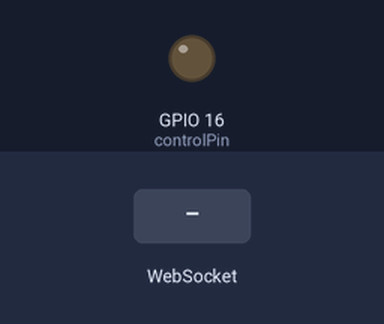
Simulated run of this sketch. Board: ESP32. On the bench: output pins drawn as LEDs (lit = HIGH). The inputs (shaded band) are chosen by the test bench. WiFi joins after 1.5 s; servers stay silent unless stated; storage starts empty; what the sketch prints to the serial monitor is not drawn.

Above: at 2.7 s.
2.8 s: WebSocket text "ON" received
At 3.6 s:
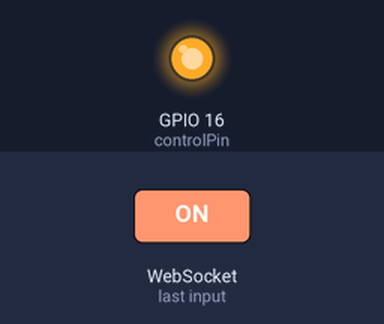
6.3 s: WebSocket text "OFF" received
At 7.4 s:
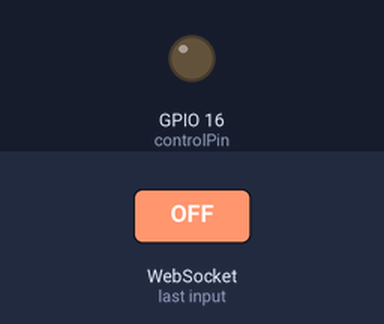
Timing chart, 0 to 9.3 s (numbered marks = the images above; inputs shaded):
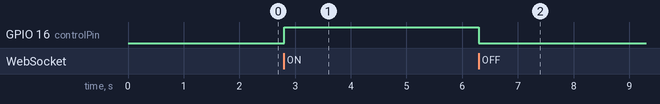

The sketch:

server.ino
```cpp
#include <WiFi.h>
#include <WebSocketsServer.h>
#include <ESPAsyncWebServer.h>
#include <SPIFFS.h>
#include <esp_now.h>

// ==== CONFIG ====
const char* ssid = "Khairul's iPhone";
const char* password = "kwebbelkop";

const int controlPin = 16;

// ==== SERVER OBJECTS ====
AsyncWebServer server(80);
WebSocketsServer webSocket = WebSocketsServer(81);

// Latest sensor values
float latestTemp = 0.0;
float latestHum  = 0.0;

// ==== ESP-NOW MESSAGE STRUCT ====
typedef struct struct_message {
  float temp;
  float hum;
} struct_message;

struct_message incomingData;

// ==== ESP-NOW CALLBACK ====
void onDataRecv(const uint8_t * mac, const uint8_t *incomingDataBytes, int len) {
  memcpy(&incomingData, incomingDataBytes, sizeof(incomingData));
  latestTemp = incomingData.temp;
  latestHum = incomingData.hum;

  Serial.printf("Received: Temp=%.1fC Hum=%.1f%%\n", latestTemp, latestHum);

  String data = "TEMP:" + String(latestTemp,1) + "C HUM:" + String(latestHum,1) + "%";
  webSocket.broadcastTXT(data);
}

// ==== WEBSOCKET EVENTS ====
void webSocketEvent(uint8_t num, WStype_t type, uint8_t * payload, size_t length) {
  if (type == WStype_TEXT) {
    String msg = String((char*)payload);
    Serial.printf("Client[%u] says: %s\n", num, msg.c_str());

    if (msg == "ON") {
      digitalWrite(controlPin, HIGH);
      webSocket.broadcastTXT("Pin16:ON");
    } else if (msg == "OFF") {
      digitalWrite(controlPin, LOW);
      webSocket.broadcastTXT("Pin16:OFF");
    }
  }
}

// ==== SETUP ====
void setup() {
  Serial.begin(115200);

  pinMode(controlPin, OUTPUT);
  digitalWrite(controlPin, LOW);

  if(!SPIFFS.begin(true)){
    Serial.println("Error mounting SPIFFS");
    return;
  }

  WiFi.mode(WIFI_AP_STA);  // allows ESP-NOW + WiFi at the same time
  WiFi.begin(ssid, password);
  while (WiFi.status() != WL_CONNECTED) { delay(500); Serial.print("."); }
  Serial.println();
  Serial.print("Server IP: "); Serial.println(WiFi.localIP());

  // ESP-NOW init
  if (esp_now_init() != ESP_OK) {
    Serial.println("Error initializing ESP-NOW");
    return;
  }
  esp_now_register_recv_cb(onDataRecv);

  // Serve HTML
  server.on("/", HTTP_GET, [](AsyncWebServerRequest *request){
    request->send(SPIFFS, "/index.html", "text/html");
  });

  server.begin();
  webSocket.begin();
  webSocket.onEvent(webSocketEvent);
}

// ==== LOOP ====
void loop() {
  webSocket.loop();
}
```

Measured:
- after the input at 2.8 s, GPIO 16 (controlPin): LOW → HIGH at once
- after the input at 6.3 s, GPIO 16 (controlPin): HIGH → LOW at once
